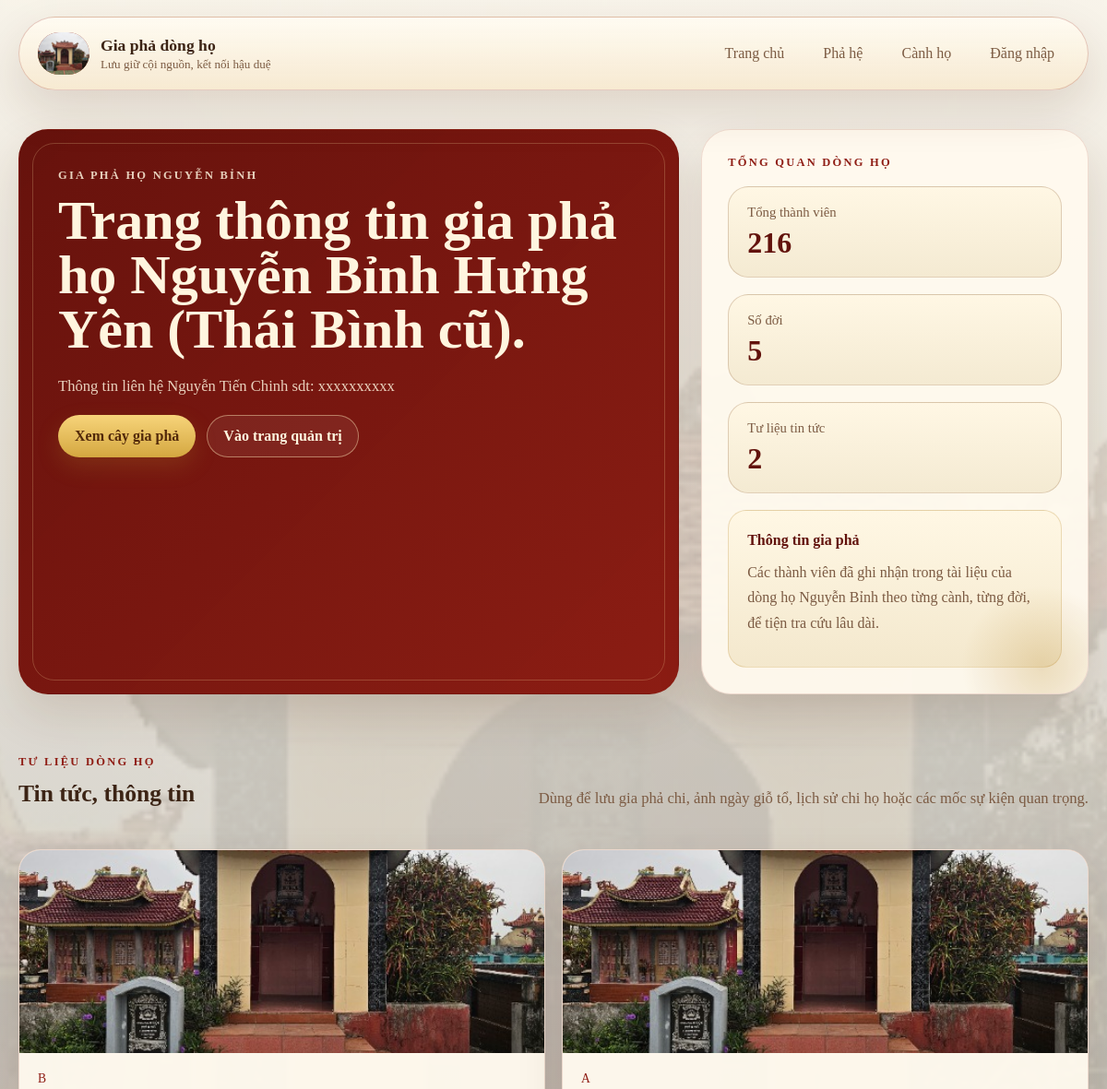
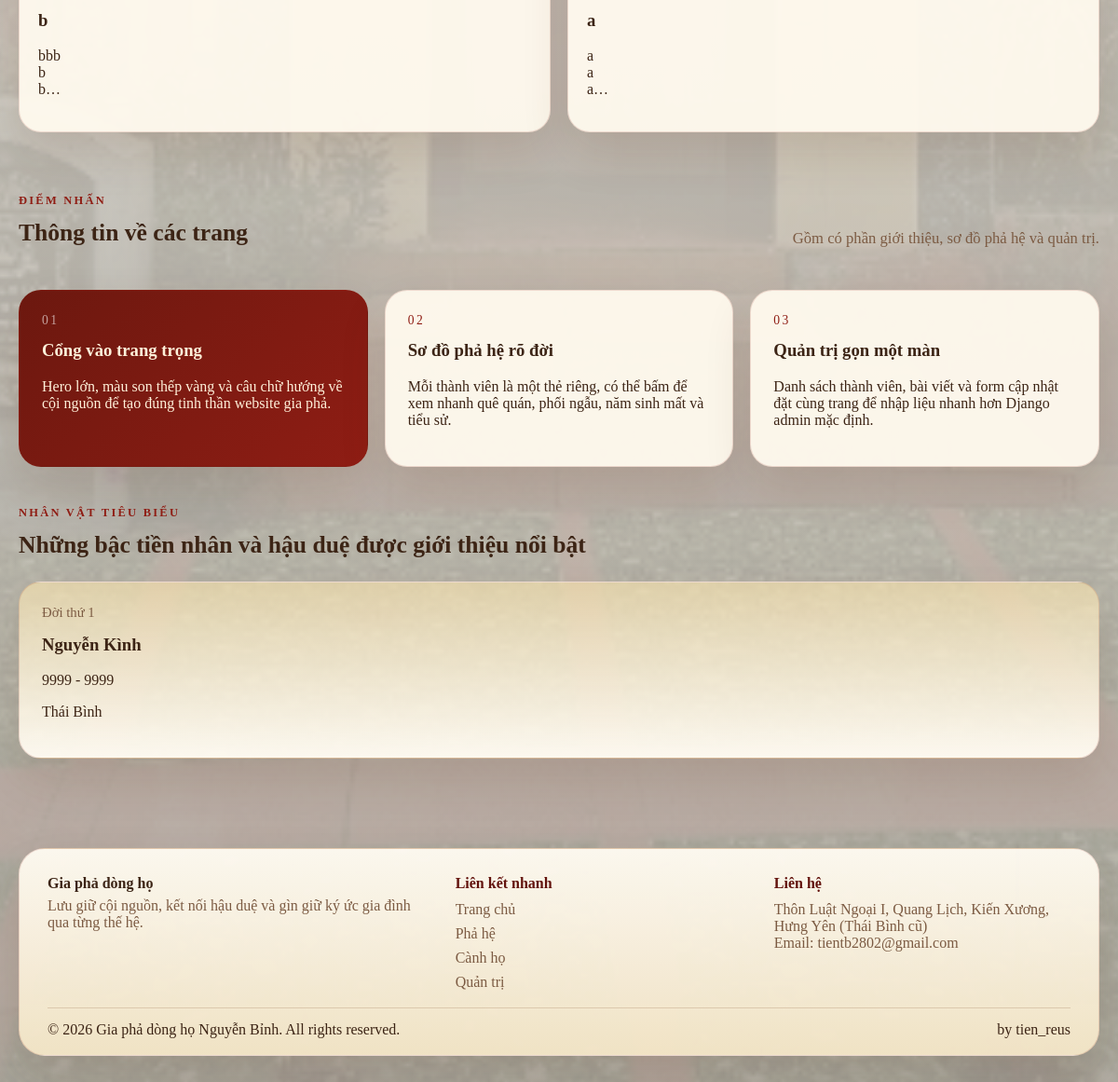
The page / on the database its author committed (2 pictures, top to bottom).
### genealogy/models.py (models this page shows, shortened)
class Article(models.Model):
    title = models.CharField('Tiêu đề', max_length=200)
    content = models.TextField('Nội dung')
    author = models.CharField('Tác giả', max_length=120)
    image_url = models.URLField('Hình ảnh', blank=True)
    image = models.FileField('Tải ảnh lên', upload_to='articles/', blank=True)
    created_at = models.DateTimeField(auto_now_add=True)
    updated_at = models.DateTimeField(auto_now=True)
    class Meta:
        verbose_name = 'Bài viết'
        verbose_name_plural = 'Bài viết'
        ordering = ['-created_at']
    @property
    def display_image(self):
        if self.image:
            return self.image.url
        return self.image_url

class FamilyMember(models.Model):
    class Gender(models.TextChoices):
        MALE = 'male', 'Nam'
        FEMALE = 'female', 'Nữ'
        OTHER = 'other', 'Khác'
    full_name = models.CharField('Họ và tên', max_length=150)
    parent = models.ForeignKey(
        'self',
        verbose_name='Thành viên đời trước',
        related_name='children',
        on_delete=models.SET_NULL,
        null=True,
        blank=True,
    )
    spouse_name = models.CharField('Tên vợ/chồng', max_length=150, blank=True)
    father_name = models.CharField('Tên cha', max_length=150, blank=True)
    mother_name = models.CharField('Tên mẹ', max_length=150, blank=True)
    gender = models.CharField(
        'Giới tính',
        max_length=10,
        choices=Gender.choices,
        default=Gender.OTHER,
    )
    generation = models.PositiveIntegerField('Đời thứ', default=1)
    birth_year = models.PositiveIntegerField('Năm sinh', null=True, blank=True)
    death_year = models.PositiveIntegerField('Năm mất', null=True, blank=True)
    hometown = models.CharField('Quê quán', max_length=150, blank=True)
    occupation = models.CharField('Nghề nghiệp', max_length=150, blank=True)
    achievements = models.TextField('Công danh', blank=True)
    education = models.CharField('Trình độ', max_length=150, blank=True)
    biography = models.TextField('Tiểu sử ngắn', blank=True)
    notes = models.TextField('Ghi chú', blank=True)
    is_highlighted = models.BooleanField('Nổi bật ở trang giới thiệu', default=False)
    created_at = models.DateTimeField(auto_now_add=True)
    updated_at = models.DateTimeField(auto_now=True)
    class Meta:
        verbose_name = 'Thành viên gia phả'
        verbose_name_plural = 'Thành viên gia phả'
        ordering = ['generation', 'full_name']
    @property
    def lifespan(self):
        if self.birth_year and self.death_year:
            return f'{self.birth_year} - {self.death_year}'
        if self.birth_year:
            return f'Sinh năm {self.birth_year}'
        return 'Chưa cập nhật năm sinh'

### genealogy/views.py (the view)
# urls.py: path('', views.about, name='about'),
def about(request):
    members = FamilyMember.objects.all()
    context = {
        'member_count': members.count(),
        'generation_count': members.order_by().values('generation').distinct().count(),
        'featured_members': members.filter(is_highlighted=True)[:4],
        'articles': Article.objects.all()[:6],
    }
    return render(request, 'genealogy/about.html', context)

### templates/genealogy/about.html (shortened to what this page needs)
{% extends 'base.html' %}
{% block content %}
<section class="hero-section">
    <div class="container hero-layout">
        <div class="hero-copy">
            <p class="eyebrow">Gia phả họ Nguyễn Bỉnh</p>
            <h1>Trang thông tin gia phả họ Nguyễn Bỉnh Hưng Yên (Thái Bình cũ).</h1>
            <p class="lead">
                Thông tin liên hệ Nguyễn Tiến Chinh sdt: xxxxxxxxxx
            </p>
            <div class="hero-actions">
                <a class="button primary" href="{% url 'family_tree' %}">Xem cây gia phả</a>
                <a class="button secondary" href="{% url 'manage_members' %}">Vào trang quản trị</a>
            </div>
        </div>
        <aside class="hero-panel">
            <p class="panel-label">Tổng quan dòng họ</p>
            <div class="metric-list">
                <article class="metric-card">
                    <span>Tổng thành viên</span>
                    <strong>{{ member_count }}</strong>
                </article>
                <article class="metric-card">
                    <span>Số đời</span>
                    <strong>{{ generation_count }}</strong>
                </article>
                <article class="metric-card">
                    <span>Tư liệu tin tức</span>
                    <strong>{{ articles|length }}</strong>
                </article>
            </div>
            <div class="heritage-note">
                <p class="heritage-note__title">Thông tin gia phả</p>
                <p>Các thành viên đã ghi nhận trong tài liệu của dòng họ Nguyễn Bỉnh
                     theo từng cành, từng đời, để tiện tra cứu lâu dài.</p>
            </div>
        </aside>
    </div>
</section>
<section class="section">
    <div class="container">
        <div class="section-heading split-heading">
            <div>
                <p class="eyebrow">Tư liệu dòng họ</p>
                <h2>Tin tức, thông tin</h2>
            </div>
            <p class="section-note"> Dùng để lưu gia phả chi, ảnh ngày giỗ tổ, lịch sử chi họ hoặc các mốc sự kiện quan trọng.</p>
        </div>
        <div class="article-grid {% if articles|length == 1 %}article-grid--single{% endif %}">
            {% for article in articles %}
                <article class="article-card">
                    <a class="article-link-wrap" href="{% url 'article_detail' article.id %}">
                    {% if article.display_image %}
                        <img class="article-image" src="{{ article.display_image }}" alt="{{ article.title }}">
                    {% endif %}
                    <div class="article-body">
                        <p class="feature-number">{{ article.author }}</p>
                        <h3>{{ article.title }}</h3>
                        <p class="article-excerpt">{{ article.content|linebreaksbr }}</p>
                    </div>
                    </a>
                </article>
            {% empty %}
                <article class="member-card empty-state">
                    <h3>Chưa có tư liệu nào</h3>
                    <p>Bạn có thể đăng nhập quản trị để thêm bài viết, ảnh gia đình và các ghi chép về chi họ.</p>
                </article>
            {% endfor %}
        </div>
    </div>
</section>
<section class="section">
    <div class="container">
        <div class="section-heading split-heading">
            <div>
                <p class="eyebrow">Điểm nhấn</p>
                <h2>Thông tin về các trang</h2>
            </div>
            <p class="section-note">Gồm có phần giới thiệu, sơ đồ phả hệ và quản trị.</p>
        </div>
        <div class="feature-grid">
            <article class="feature-card feature-card--dark">
                <p class="feature-number">01</p>
                <h3>Cổng vào trang trọng</h3>
                <p>Hero lớn, màu son thếp vàng và câu chữ hướng về cội nguồn để tạo đúng tinh thần website gia phả.</p>
            </article>
            <article class="feature-card">
                <p class="feature-number">02</p>
                <h3>Sơ đồ phả hệ rõ đời</h3>
                <p>Mỗi thành viên là một thẻ riêng, có thể bấm để xem nhanh quê quán, phối ngẫu, năm sinh mất và tiểu sử.</p>
            </article>
            <article class="feature-card">
                <p class="feature-number">03</p>
                <h3>Quản trị gọn một màn</h3>
                <p>Danh sách thành viên, bài viết và form cập nhật đặt cùng trang để nhập liệu nhanh hơn Django admin mặc định.</p>
            </article>
        </div>
    </div>
</section>
<section class="section section-soft">
    <div class="container">
        <div class="section-heading">
            <p class="eyebrow">Nhân vật tiêu biểu</p>
            <h2>Những bậc tiền nhân và hậu duệ được giới thiệu nổi bật</h2>
        </div>
        <div class="member-grid">
            {% for member in featured_members %}
                <article class="member-card member-card--highlight">
                    <p class="generation">Đời thứ {{ member.generation }}</p>
                    <h3>{{ member.full_name }}</h3>
                    <p>{{ member.lifespan }}</p>
                    <p>{{ member.hometown|default:"Chưa cập nhật quê quán" }}</p>
                </article>
            {% empty %}
                <article class="member-card empty-state">
                    <h3>Chưa có dữ liệu nổi bật</h3>
                    <p>Hãy thêm thành viên tại trang quản trị và đánh dấu hiển thị nổi bật để làm giàu trang chủ.</p>
                </article>
            {% endfor %}
        </div>
    </div>
</section>
{% endblock %}

### rows shown on the page
Article: display_image (picture), author "B", title "b", content "bbb b b"
Article: display_image (picture), author "A", title "a", content "a a a"
FamilyMember: generation "1", full_name "Nguyễn Kình", lifespan "9999 - 9999", hometown "Thái Bình"

### other values the page prints
{{ member_count }} "216"
{{ generation_count }} "5"
{{ articles|length }} "2"
